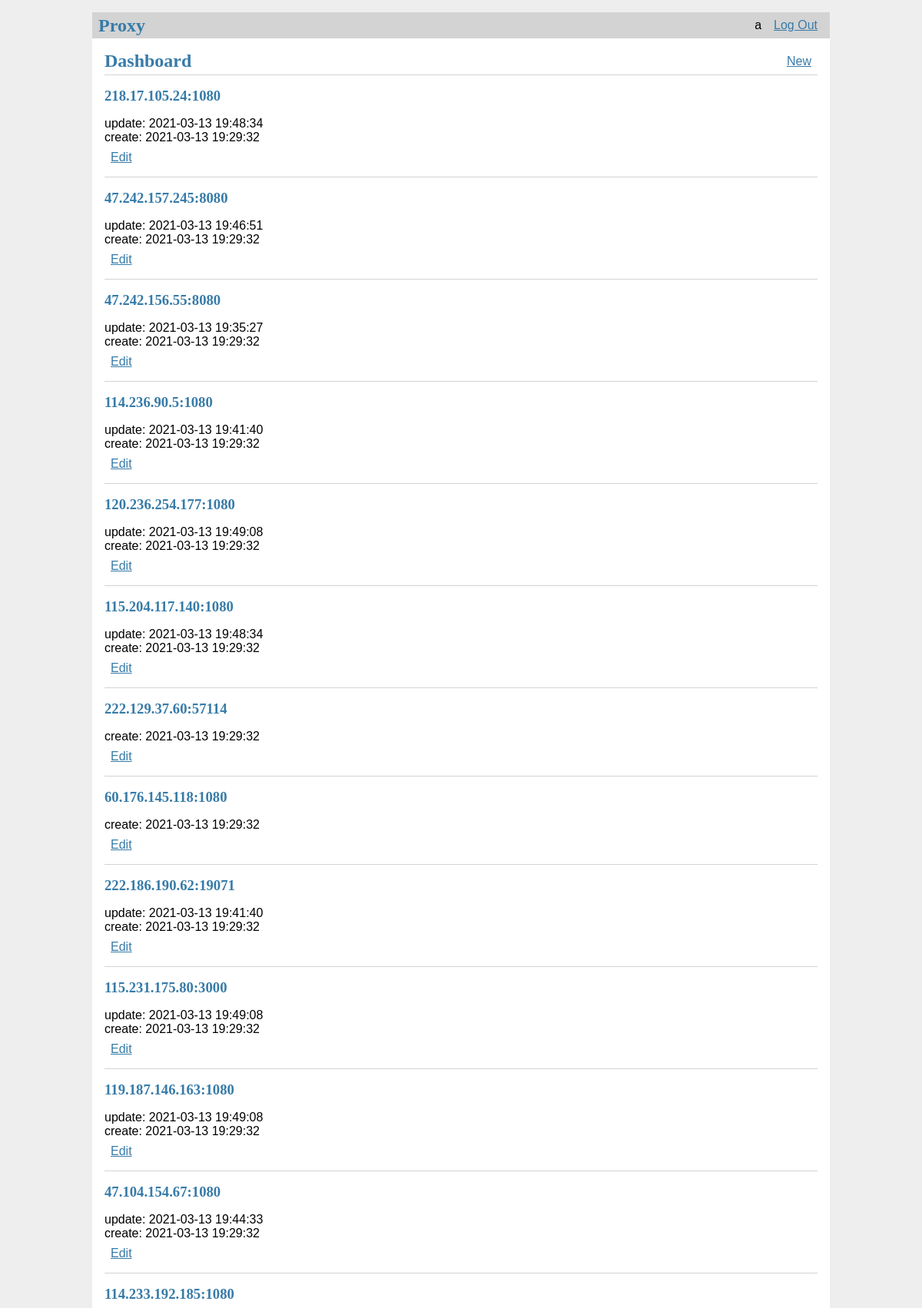
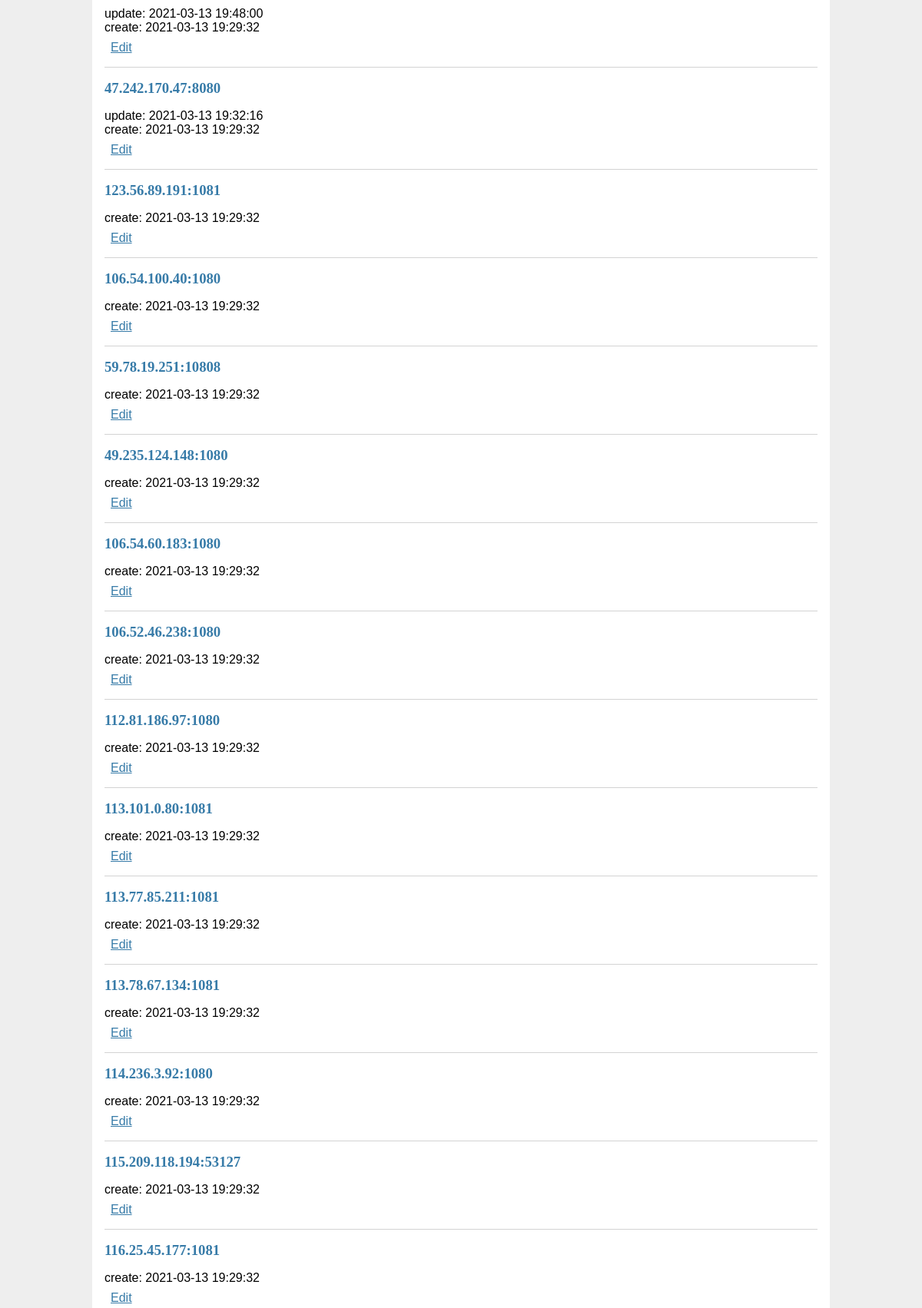
The page /dashboard (signed in, upper part) on the database its author committed (2 pictures, top to bottom).
### tables this page shows
CREATE TABLE user (
    id       INTEGER PRIMARY KEY AUTOINCREMENT,
    username TEXT    UNIQUE
                     NOT NULL,
    password TEXT    NOT NULL
);

CREATE TABLE proxy (
            id        INTEGER   PRIMARY KEY AUTOINCREMENT,
            author_id INTEGER   NOT NULL,
            created   TIMESTAMP,
            updated   TIMESTAMP,
            delay     TEXT,
            ip        TEXT      NOT NULL
                                UNIQUE,
            port      TEXT      NOT NULL,
            FOREIGN KEY (
                author_id
            )
            REFERENCES user (id));

### flaskr/blog.py (the view)
@bp.route('/dashboard')
@login_required
def dashboard():
    db = get_db()
    records = db.execute(
        'SELECT p.id, author_id, created, updated, ip, port, username'
        ' FROM proxy p JOIN user u ON p.author_id = u.id'
        ' ORDER BY created DESC'
    ).fetchall()
    return render_template('blog/dashboard.html', records=records)

### flaskr/auth.py (called while the page is built)
@bp.before_app_request
def load_logged_in_user():
    user_id = session.get('user_id')
    if user_id is None:
        g.user = None
    else:
        g.user = get_db().execute(
            'SELECT * FROM user WHERE id = ?', (user_id,)
        ).fetchone()

def login_required(view):
    @functools.wraps(view)
    def wrapped_view(**kwargs):
        if g.user is None:
            return redirect(url_for('auth.login'))
        return view(**kwargs)
    return wrapped_view

### flaskr/db.py (called while the page is built)
def get_db():
    if 'db' not in g:
        g.db = sqlite3.connect(
            current_app.config['DATABASE'],
            detect_types=sqlite3.PARSE_DECLTYPES
        )
        g.db.row_factory = sqlite3.Row
    return g.db

### flaskr/templates/blog/dashboard.html (shortened to what this page needs)
{% extends 'base.html' %}
{% block header %}
  <h1>{% block title %}Dashboard{% endblock %}</h1>
  {% if g.user %}
    <a class="action" href="{{ url_for('blog.create') }}">New</a>
  {% endif %}
{% endblock %}
{% block content %}
<head>
<body onload="JavaScript:AutoRefresh(1000);"></body>
</head>
  {% for r in records %}
    <article class="r">
      <header>
        <div>
          <h1>{{ r['ip'] }}:{{ r['port'] }} </h1>
          {% if r['updated'] %}
            <div class="about">update: {{ r['updated'].strftime('%Y-%m-%d %H:%M:%S') }}</div>
          {% endif %}
          <div class="about">create: {{ r['created'].strftime('%Y-%m-%d %H:%M:%S') }}</div>
        </div>
        {% if g.user['id'] == r['author_id'] %}
          <a class="action" href="{{ url_for('blog.update', id=r['id']) }}">Edit</a>
        {% endif %}
      </header>
    </article>
    {% if not loop.last %}
      <hr>
    {% endif %}
  {% endfor %}
{% endblock %}

### flaskr/templates/base.html (shortened to what this page needs)
<!doctype html>
<link rel="stylesheet" href="{{ url_for('static', filename='style.css') }}">
<nav>
  <h1>Proxy</h1>
  <ul>
    {% if g.user %}
      <li><span>{{ g.user['username'] }}</span>
      <li><a href="{{ url_for('auth.logout') }}">Log Out</a>
    {% else %}
      <li><a href="{{ url_for('auth.register') }}">Register</a>
      <li><a href="{{ url_for('auth.login') }}">Log In</a>
    {% endif %}
  </ul>
</nav>
<section class="content">
  <header>
    {% block header %}{% endblock %}
  </header>
  {% block content %}{% endblock %}
</section>

### flaskr/static/style.css (style rules this page uses)
body { max-width: 960px; margin: 0 auto; background: white; }
h1 { font-family: serif; color: #377ba8; margin: 1rem 0; }
a { color: #377ba8; }
hr { border: none; border-top: 1px solid lightgray; }
nav { background: lightgray; display: flex; align-items: center; padding: 0 0.5rem; }
nav h1 { flex: auto; margin: 0; }
nav ul { display: flex; list-style: none; margin: 0; padding: 0; }
nav ul li a, nav ul li span, header .action { display: block; padding: 0.5rem; }
.content { padding: 0 1rem 1rem; }
.content > header { border-bottom: 1px solid lightgray; display: flex; align-items: flex-end; }
.content > header h1 { flex: auto; margin: 1rem 0 0.25rem 0; }
.content:last-child { margin-bottom: 0; }

### rows shown on the page
user: user.username "a"
proxy: ip "218.17.105.24", port "1080", updated "2021-03-13 19:48:34", created "2021-03-13 19:29:32"
proxy: ip "47.242.157.245", port "8080", updated "2021-03-13 19:46:51", created "2021-03-13 19:29:32"
proxy: ip "47.242.156.55", port "8080", updated "2021-03-13 19:35:27", created "2021-03-13 19:29:32"
proxy: ip "114.236.90.5", port "1080", updated "2021-03-13 19:41:40", created "2021-03-13 19:29:32"
proxy: ip "120.236.254.177", port "1080", updated "2021-03-13 19:49:08", created "2021-03-13 19:29:32"
proxy: ip "115.204.117.140", port "1080", updated "2021-03-13 19:48:34", created "2021-03-13 19:29:32"
proxy: ip "222.129.37.60", port "57114", created "2021-03-13 19:29:32"
proxy: ip "60.176.145.118", port "1080", created "2021-03-13 19:29:32"
proxy: ip "222.186.190.62", port "19071", updated "2021-03-13 19:41:40", created "2021-03-13 19:29:32"
proxy: ip "115.231.175.80", port "3000", updated "2021-03-13 19:49:08", created "2021-03-13 19:29:32"
proxy: ip "119.187.146.163", port "1080", updated "2021-03-13 19:49:08", created "2021-03-13 19:29:32"
proxy: ip "47.104.154.67", port "1080", updated "2021-03-13 19:44:33", created "2021-03-13 19:29:32"
proxy: ip "114.233.192.185", port "1080", updated "2021-03-13 19:48:00", created "2021-03-13 19:29:32"
proxy: ip "47.242.170.47", port "8080", updated "2021-03-13 19:32:16", created "2021-03-13 19:29:32"
proxy: ip "123.56.89.191", port "1081", created "2021-03-13 19:29:32"
proxy: ip "106.54.100.40", port "1080", created "2021-03-13 19:29:32"
proxy: ip "59.78.19.251", port "10808", created "2021-03-13 19:29:32"
proxy: ip "49.235.124.148", port "1080", created "2021-03-13 19:29:32"
proxy: ip "106.54.60.183", port "1080", created "2021-03-13 19:29:32"
proxy: ip "106.52.46.238", port "1080", created "2021-03-13 19:29:32"
proxy: ip "112.81.186.97", port "1080", created "2021-03-13 19:29:32"
proxy: ip "113.101.0.80", port "1081", created "2021-03-13 19:29:32"
proxy: ip "113.77.85.211", port "1081", created "2021-03-13 19:29:32"
proxy: ip "113.78.67.134", port "1081", created "2021-03-13 19:29:32"
proxy: ip "114.236.3.92", port "1080", created "2021-03-13 19:29:32"
proxy: ip "115.209.118.194", port "53127", created "2021-03-13 19:29:32"
proxy: ip "116.25.45.177", port "1081", created "2021-03-13 19:29:32"
